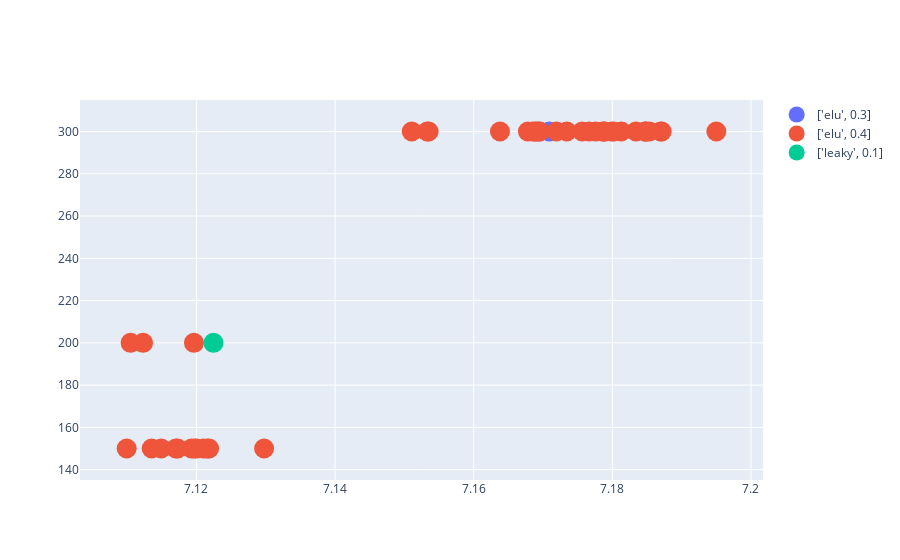

Write notebook code for a chart like this one.
### Code cell
results.results_dataframe_graph(facet='activation',att=['filters','strides','kernel_size','drop','full','fulldrop', 'activation_full','lag'], count=True, threshold=7.1)

### Figure 1 — Plotly figure (JSON) as saved in the notebook; plotly's stock layout.template omitted (floating-point values rounded to 4 significant figures)
{"data": [{"marker": {"size": 20}, "mode": "markers", "name": "['elu', 0.3]", "text": ["filters:[32]-strides:[2]-kernel_size:[9]-drop:0.2-full:[512, 256]-fulldrop:0.3-activation_full:['elu', 0.4]-lag:18-activation:['elu', 0.3]", "filters:[32]-strides:[3]-kernel_size:[9]-drop:0.3-full:[32, 16]-fulldrop:0.1-activation_full:['elu', 0.4]-lag:18-activation:['elu', 0.3]", "filters:[128]-strides:[1]-kernel_size:[7]-drop:0.2-full:[512]-fulldrop:0.2-activation_full:relu-lag:18-activation:['elu', 0.3]", "filters:[512]-strides:[2]-kernel_size:[7]-drop:0.3-full:[1024, 512]-fulldrop:0.2-activation_full:relu-lag:6-activation:['elu', 0.3]", "filters:[512]-strides:[1]-kernel_size:[9]-drop:0.5-full:[256]-fulldrop:0.0-activation_full:linear-lag:6-activation:['elu', 0.3]", "filters:[256]-strides:[2]-kernel_size:[1]-drop:0.3-full:[64, 32, 16]-fulldrop:0.0-activation_full:relu-lag:18-activation:['elu', 0.3]", "filters:[256]-strides:[1]-kernel_size:[5]-drop:0.3-full:[256, 128]-fulldrop:0.2-activation_full:['elu', 0.4]-lag:6-activation:['elu', 0.3]", "filters:[64]-strides:[1]-kernel_size:[9]-drop:0.1-full:[64, 32]-fulldrop:0.5-activation_full:['prelu', 0.0]-lag:6-activation:['elu', 0.3]", "filters:[64]-strides:[3]-kernel_size:[7]-drop:0.3-full:[1024, 512, 256]-fulldrop:0.2-activation_full:['leaky', 0.1]-lag:12-activation:['elu', 0.3]", "filters:[1024]-strides:[2]-kernel_size:[7]-drop:0.0-full:[64, 32]-fulldrop:0.4-activation_full:['prelu', 0.0]-lag:6-activation:['elu', 0.3]", "filters:[1024]-strides:[1]-kernel_size:[7]-drop:0.4-full:[32, 16]-fulldrop:0.2-activation_full:relu-lag:12-activation:['elu', 0.3]", "filters:[1024]-strides:[1]-kernel_size:[5]-drop:0.1-full:[1024, 512]-fulldrop:0.4-activation_full:['prelu', 0.0]-lag:6-activation:['elu', 0.3]"], "type": "scatter", "x": [7.171], "y": [300]}, {"marker": {"size": 20}, "mode": "markers", "name": "['elu', 0.4]", "text": ["filters:[32]-strides:[2]-kernel_size:[9]-drop:0.5-full:[512]-fulldrop:0.1-activation_full:['leaky', 0.2]-lag:18-activation:['elu', 0.4]", "filters:[32]-strides:[2]-kernel_size:[3]-drop:0.2-full:[512, 256]-fulldrop:0.2-activation_full:tanh-lag:6-activation:['elu', 0.4]", "filters:[32]-strides:[1]-kernel_size:[5]-drop:0.5-full:[256, 128]-fulldrop:0.2-activation_full:['elu', 0.4]-lag:6-activation:['elu', 0.4]", "filters:[32]-strides:[1]-kernel_size:[5]-drop:0.4-full:[256, 128]-fulldrop:0.2-activation_full:['elu', 0.4]-lag:6-activation:['elu', 0.4]", "filters:[32]-strides:[1]-kernel_size:[5]-drop:0.4-full:[256, 128]-fulldrop:0.2-activation_full:['elu', 0.3]-lag:6-activation:['elu', 0.4]", "filters:[32]-strides:[3]-kernel_size:[5]-drop:0.4-full:[128, 64]-fulldrop:0.3-activation_full:relu-lag:6-activation:['elu', 0.4]", "filters:[128]-strides:[2]-kernel_size:[5]-drop:0.4-full:[256]-fulldrop:0.3-activation_full:['leaky', 0.1]-lag:12-activation:['elu', 0.4]", "filters:[128]-strides:[1]-kernel_size:[9]-drop:0.3-full:[512, 256]-fulldrop:0.2-activation_full:['elu', 0.4]-lag:6-activation:['elu', 0.4]", "filters:[128]-strides:[1]-kernel_size:[9]-drop:0.3-full:[256, 128]-fulldrop:0.2-activation_full:['elu', 0.4]-lag:6-activation:['elu', 0.4]", "filters:[128]-strides:[1]-kernel_size:[9]-drop:0.3-full:[256, 128]-fulldrop:0.2-activation_full:['elu', 0.3]-lag:6-activation:['elu', 0.4]", "filters:[128]-strides:[1]-kernel_size:[3]-drop:0.0-full:[1024]-fulldrop:0.5-activation_full:['leaky', 0.1]-lag:12-activation:['elu', 0.4]", "filters:[128]-strides:[1]-kernel_size:[3]-drop:0.0-full:[1024]-fulldrop:0.4-activation_full:['leaky', 0.1]-lag:12-activation:['elu', 0.4]", "filters:[128]-strides:[1]-kernel_size:[7]-drop:0.4-full:[256, 128]-fulldrop:0.2-activation_full:['elu', 0.3]-lag:6-activation:['elu', 0.4]", "filters:[128]-strides:[1]-kernel_size:[7]-drop:0.3-full:[512, 256, 128]-fulldrop:0.4-activation_full:['leaky', 0.2]-lag:6-activation:['elu', 0.4]", "filters:[128]-strides:[1]-kernel_size:[7]-drop:0.3-full:[512, 256]-fulldrop:0.2-activation_full:['elu', 0.4]-lag:6-activation:['elu', 0.4]", "filters:[128]-strides:[1]-kernel_size:[7]-drop:0.3-full:[256, 128]-fulldrop:0.2-activation_full:['elu', 0.4]-lag:6-activation:['elu', 0.4]", "filters:[128]-strides:[1]-kernel_size:[7]-drop:0.3-full:[256, 128]-fulldrop:0.2-activation_full:['elu', 0.3]-lag:6-activation:['elu', 0.4]", "filters:[128]-strides:[1]-kernel_size:[1]-drop:0.2-full:[4096, 2048, 1024]-fulldrop:0.3-activation_full:hard_sigmoid-lag:6-activation:['elu', 0.4]", "filters:[128]-strides:[1]-kernel_size:[5]-drop:0.5-full:[256, 128]-fulldrop:0.2-activation_full:['elu', 0.4]-lag:6-activation:['elu', 0.4]", "filters:[128]-strides:[1]-kernel_size:[5]-drop:0.4-full:[512, 256]-fulldrop:0.2-activation_full:['elu', 0.4]-lag:6-activation:['elu', 0.4]", "filters:[128]-strides:[1]-kernel_size:[5]-drop:0.4-full:[256, 128]-fulldrop:0.2-activation_full:['elu', 0.4]-lag:18-activation:['elu', 0.4]", "filters:[128]-strides:[1]-kernel_size:[5]-drop:0.4-full:[256, 128]-fulldrop:0.2-activation_full:['elu', 0.4]-lag:6-activation:['elu', 0.4]", "filters:[128]-strides:[1]-kernel_size:[5]-drop:0.4-full:[256, 128]-fulldrop:0.2-activation_full:['elu', 0.3]-lag:6-activation:['elu', 0.4]", "filters:[128]-strides:[1]-kernel_size:[5]-drop:0.3-full:[512, 256]-fulldrop:0.2-activation_full:['elu', 0.4]-lag:6-activation:['elu', 0.4]", "filters:[128]-strides:[1]-kernel_size:[5]-drop:0.3-full:[256, 128]-fulldrop:0.2-activation_full:['elu', 0.4]-lag:6-activation:['elu', 0.4]", "filters:[128]-strides:[1]-kernel_size:[5]-drop:0.3-full:[64, 32]-fulldrop:0.2-activation_full:['elu', 0.4]-lag:6-activation:['elu', 0.4]", "filters:[128]-strides:[1]-kernel_size:[5]-drop:0.3-full:[512, 256]-fulldrop:0.2-activation_full:['elu', 0.3]-lag:6-activation:['elu', 0.4]", "filters:[128]-strides:[1]-kernel_size:[5]-drop:0.3-full:[256, 128]-fulldrop:0.2-activation_full:['elu', 0.3]-lag:6-activation:['elu', 0.4]", "filters:[128]-strides:[3]-kernel_size:[7]-drop:0.1-full:[128, 64, 32]-fulldrop:0.0-activation_full:linear-lag:12-activation:['elu', 0.4]", "filters:[128]-strides:[3]-kernel_size:[1]-drop:0.4-full:[4096, 2048, 1024]-fulldrop:0.0-activation_full:['leaky', 0.1]-lag:6-activation:['elu', 0.4]", "filters:[512]-strides:[1]-kernel_size:[1]-drop:0.5-full:[1024, 512, 256]-fulldrop:0.5-activation_full:['leaky', 0.1]-lag:6-activation:['elu', 0.4]", "filters:[512]-strides:[1]-kernel_size:[5]-drop:0.5-full:[1024]-fulldrop:0.2-activation_full:['leaky', 0.1]-lag:6-activation:['elu', 0.4]", "filters:[512]-strides:[1]-kernel_size:[5]-drop:0.2-full:[2048, 1024, 512]-fulldrop:0.0-activation_full:['leaky', 0.2]-lag:6-activation:['elu', 0.4]", "filters:[512]-strides:[1]-kernel_size:[5]-drop:0.3-full:[512, 256]-fulldrop:0.2-activation_full:['elu', 0.4]-lag:6-activation:['elu', 0.4]", "filters:[512]-strides:[1]-kernel_size:[5]-drop:0.3-full:[256, 128]-fulldrop:0.2-activation_full:['elu', 0.4]-lag:6-activation:['elu', 0.4]", "filters:[256]-strides:[2]-kernel_size:[9]-drop:0.2-full:[4096]-fulldrop:0.3-activation_full:linear-lag:18-activation:['elu', 0.4]", "filters:[256]-strides:[2]-kernel_size:[9]-drop:0.0-full:[32, 16, 8]-fulldrop:0.1-activation_full:linear-lag:6-activation:['elu', 0.4]", "filters:[256]-strides:[1]-kernel_size:[9]-drop:0.1-full:[128]-fulldrop:0.4-activation_full:['prelu', 0.0]-lag:6-activation:['elu', 0.4]", "filters:[256]-strides:[1]-kernel_size:[9]-drop:0.2-full:[1024]-fulldrop:0.3-activation_full:['leaky', 0.1]-lag:6-activation:['elu', 0.4]", "filters:[256]-strides:[1]-kernel_size:[9]-drop:0.4-full:[256, 128]-fulldrop:0.2-activation_full:['elu', 0.3]-lag:6-activation:['elu', 0.4]", "filters:[256]-strides:[1]-kernel_size:[9]-drop:0.3-full:[512, 256]-fulldrop:0.2-activation_full:['elu', 0.4]-lag:6-activation:['elu', 0.4]", "filters:[256]-strides:[1]-kernel_size:[9]-drop:0.3-full:[256, 128]-fulldrop:0.2-activation_full:['elu', 0.4]-lag:6-activation:['elu', 0.4]", "filters:[256]-strides:[1]-kernel_size:[3]-drop:0.2-full:[32]-fulldrop:0.1-activation_full:['leaky', 0.1]-lag:6-activation:['elu', 0.4]", "filters:[256]-strides:[1]-kernel_size:[3]-drop:0.2-full:[32]-fulldrop:0.4-activation_full:['leaky', 0.1]-lag:6-activation:['elu', 0.4]", "filters:[256]-strides:[1]-kernel_size:[7]-drop:0.4-full:[512]-fulldrop:0.2-activation_full:['elu', 0.3]-lag:6-activation:['elu', 0.4]", "filters:[256]-strides:[1]-kernel_size:[7]-drop:0.4-full:[256, 128]-fulldrop:0.2-activation_full:['elu', 0.3]-lag:6-activation:['elu', 0.4]", "filters:[256]-strides:[1]-kernel_size:[7]-drop:0.4-full:[256, 128]-fulldrop:0.2-activation_full:['elu', 0.3]-lag:12-activation:['elu', 0.4]", "filters:[256]-strides:[1]-kernel_size:[7]-drop:0.3-full:[512, 256]-fulldrop:0.2-activation_full:['elu', 0.4]-lag:6-activation:['elu', 0.4]", "filters:[256]-strides:[1]-kernel_size:[7]-drop:0.3-full:[256, 128]-fulldrop:0.2-activation_full:['elu', 0.4]-lag:6-activation:['elu', 0.4]", "filters:[256]-strides:[1]-kernel_size:[7]-drop:0.3-full:[256, 128]-fulldrop:0.2-activation_full:['elu', 0.3]-lag:6-activation:['elu', 0.4]", "filters:[256]-strides:[1]-kernel_size:[1]-drop:0.4-full:[256, 128]-fulldrop:0.2-activation_full:['elu', 0.3]-lag:6-activation:['elu', 0.4]", "filters:[256]-strides:[1]-kernel_size:[5]-drop:0.5-full:[256, 128]-fulldrop:0.2-activation_full:['elu', 0.4]-lag:6-activation:['elu', 0.4]", "filters:[256]-strides:[1]-kernel_size:[5]-drop:0.4-full:[512, 256]-fulldrop:0.2-activation_full:['elu', 0.4]-lag:6-activation:['elu', 0.4]", "filters:[256]-strides:[1]-kernel_size:[5]-drop:0.4-full:[256, 128]-fulldrop:0.2-activation_full:['elu', 0.4]-lag:18-activation:['elu', 0.4]", "filters:[256]-strides:[1]-kernel_size:[5]-drop:0.4-full:[256, 128]-fulldrop:0.2-activation_full:['elu', 0.4]-lag:6-activation:['elu', 0.4]", "filters:[256]-strides:[1]-kernel_size:[5]-drop:0.4-full:[256, 128]-fulldrop:0.2-activation_full:['elu', 0.3]-lag:6-activation:['elu', 0.4]", "filters:[256]-strides:[1]-kernel_size:[5]-drop:0.3-full:[512, 256]-fulldrop:0.2-activation_full:['elu', 0.4]-lag:6-activation:['elu', 0.4]", "filters:[256]-strides:[1]-kernel_size:[5]-drop:0.3-full:[1024, 512, 256]-fulldrop:0.2-activation_full:['elu', 0.4]-lag:6-activation:['elu', 0.4]", "filters:[256]-strides:[1]-kernel_size:[5]-drop:0.3-full:[128, 64, 32]-fulldrop:0.2-activation_full:['elu', 0.4]-lag:6-activation:['elu', 0.4]", "filters:[256]-strides:[1]-kernel_size:[5]-drop:0.3-full:[256, 128]-fulldrop:0.1-activation_full:['elu', 0.4]-lag:6-activation:['elu', 0.4]", "filters:[256]-strides:[1]-kernel_size:[5]-drop:0.3-full:[256, 128]-fulldrop:0.0-activation_full:['elu', 0.4]-lag:6-activation:['elu', 0.4]", "filters:[256]-strides:[1]-kernel_size:[5]-drop:0.3-full:[256, 128]-fulldrop:0.3-activation_full:['elu', 0.4]-lag:6-activation:['elu', 0.4]", "filters:[256]-strides:[1]-kernel_size:[5]-drop:0.3-full:[256, 128]-fulldrop:0.2-activation_full:['elu', 0.4]-lag:6-activation:['elu', 0.4]", "filters:[256]-strides:[1]-kernel_size:[5]-drop:0.3-full:[256, 128]-fulldrop:0.5-activation_full:['elu', 0.4]-lag:6-activation:['elu', 0.4]", "filters:[256]-strides:[1]-kernel_size:[5]-drop:0.3-full:[2048, 1024, 512]-fulldrop:0.2-activation_full:['elu', 0.4]-lag:6-activation:['elu', 0.4]", "filters:[256]-strides:[1]-kernel_size:[5]-drop:0.3-full:[64, 32, 16]-fulldrop:0.2-activation_full:['elu', 0.4]-lag:6-activation:['elu', 0.4]", "filters:[256]-strides:[1]-kernel_size:[5]-drop:0.3-full:[4096, 2048]-fulldrop:0.2-activation_full:['elu', 0.4]-lag:6-activation:['elu', 0.4]", "filters:[256]-strides:[1]-kernel_size:[5]-drop:0.3-full:[32, 16, 8]-fulldrop:0.2-activation_full:['elu', 0.4]-lag:6-activation:['elu', 0.4]", "filters:[256]-strides:[1]-kernel_size:[5]-drop:0.3-full:[512, 256, 128]-fulldrop:0.2-activation_full:['elu', 0.4]-lag:6-activation:['elu', 0.4]", "filters:[256]-strides:[1]-kernel_size:[5]-drop:0.3-full:[4096, 2048, 1024]-fulldrop:0.2-activation_full:['elu', 0.4]-lag:6-activation:['elu', 0.4]", "filters:[256]-strides:[1]-kernel_size:[5]-drop:0.3-full:[256, 128, 64]-fulldrop:0.2-activation_full:['elu', 0.4]-lag:6-activation:['elu', 0.4]", "filters:[256]-strides:[1]-kernel_size:[5]-drop:0.3-full:[512, 256]-fulldrop:0.2-activation_full:['elu', 0.3]-lag:6-activation:['elu', 0.4]", "filters:[256]-strides:[1]-kernel_size:[5]-drop:0.3-full:[256, 128]-fulldrop:0.2-activation_full:['elu', 0.3]-lag:6-activation:['elu', 0.4]", "filters:[256]-strides:[1]-kernel_size:[5]-drop:0.3-full:[256, 128]-fulldrop:0.2-activation_full:linear-lag:6-activation:['elu', 0.4]", "filters:[256]-strides:[3]-kernel_size:[3]-drop:0.5-full:[128, 64, 32]-fulldrop:0.3-activation_full:linear-lag:6-activation:['elu', 0.4]", "filters:[64]-strides:[1]-kernel_size:[5]-drop:0.3-full:[256, 128]-fulldrop:0.2-activation_full:['elu', 0.4]-lag:6-activation:['elu', 0.4]", "filters:[1024]-strides:[1]-kernel_size:[9]-drop:0.2-full:[512, 256]-fulldrop:0.1-activation_full:['elu', 0.4]-lag:12-activation:['elu', 0.4]", "filters:[1024]-strides:[1]-kernel_size:[5]-drop:0.5-full:[256, 128]-fulldrop:0.2-activation_full:['elu', 0.4]-lag:6-activation:['elu', 0.4]", "filters:[1024]-strides:[1]-kernel_size:[5]-drop:0.4-full:[256, 128, 64]-fulldrop:0.3-activation_full:['elu', 0.3]-lag:18-activation:['elu', 0.4]", "filters:[1024]-strides:[1]-kernel_size:[5]-drop:0.3-full:[256, 128]-fulldrop:0.2-activation_full:['elu', 0.4]-lag:6-activation:['elu', 0.4]", "filters:[1024]-strides:[1]-kernel_size:[5]-drop:0.0-full:[2048, 1024, 512]-fulldrop:0.2-activation_full:['elu', 0.3]-lag:18-activation:['elu', 0.4]", "filters:[16]-strides:[1]-kernel_size:[5]-drop:0.5-full:[256, 128]-fulldrop:0.2-activation_full:['elu', 0.4]-lag:6-activation:['elu', 0.4]", "filters:[16]-strides:[1]-kernel_size:[5]-drop:0.4-full:[256, 128]-fulldrop:0.2-activation_full:['elu', 0.4]-lag:6-activation:['elu', 0.4]"], "type": "scatter", "x": [7.13, 7.18, 7.121, 7.173, 7.187, 7.181, 7.117, 7.12, 7.187, 7.185, 7.179, 7.195, 7.185, 7.119, 7.18, 7.11, 7.17, 7.153, 7.172, 7.178, 7.122, 7.168, 7.169, 7.12, 7.122, 7.12, 7.115, 7.177, 7.185, 7.183, 7.176, 7.185, 7.151, 7.169, 7.164, 7.179, 7.112, 7.111, 7.169, 7.169, 7.114, 7.117, 7.179, 7.153], "y": [150, 300, 150, 300, 300, 300, 150, 150, 300, 300, 300, 300, 300, 150, 300, 150, 300, 300, 300, 300, 150, 300, 300, 200, 150, 150, 150, 300, 300, 300, 300, 300, 300, 300, 300, 300, 200, 200, 300, 300, 150, 150, 300, 300]}, {"marker": {"size": 20}, "mode": "markers", "name": "['leaky', 0.1]", "text": ["filters:[32]-strides:[2]-kernel_size:[7]-drop:0.2-full:[2048]-fulldrop:0.5-activation_full:hard_sigmoid-lag:18-activation:['leaky', 0.1]", "filters:[32]-strides:[1]-kernel_size:[7]-drop:0.4-full:[128, 64, 32]-fulldrop:0.1-activation_full:hard_sigmoid-lag:6-activation:['leaky', 0.1]", "filters:[32]-strides:[1]-kernel_size:[1]-drop:0.5-full:[4096]-fulldrop:0.3-activation_full:['prelu', 0.0]-lag:6-activation:['leaky', 0.1]", "filters:[32]-strides:[3]-kernel_size:[3]-drop:0.2-full:[512]-fulldrop:0.3-activation_full:['prelu', 0.0]-lag:12-activation:['leaky', 0.1]", "filters:[32]-strides:[3]-kernel_size:[7]-drop:0.0-full:[256]-fulldrop:0.4-activation_full:hard_sigmoid-lag:12-activation:['leaky', 0.1]", "filters:[128]-strides:[2]-kernel_size:[5]-drop:0.3-full:[32]-fulldrop:0.3-activation_full:['prelu', 0.0]-lag:6-activation:['leaky', 0.1]", "filters:[128]-strides:[1]-kernel_size:[3]-drop:0.1-full:[2048, 1024]-fulldrop:0.2-activation_full:['elu', 0.4]-lag:18-activation:['leaky', 0.1]", "filters:[512]-strides:[1]-kernel_size:[9]-drop:0.5-full:[1024]-fulldrop:0.3-activation_full:hard_sigmoid-lag:12-activation:['leaky', 0.1]", "filters:[512]-strides:[3]-kernel_size:[3]-drop:0.5-full:[2048, 1024, 512]-fulldrop:0.2-activation_full:hard_sigmoid-lag:18-activation:['leaky', 0.1]", "filters:[512]-strides:[3]-kernel_size:[7]-drop:0.3-full:[128, 64, 32]-fulldrop:0.1-activation_full:['leaky', 0.2]-lag:18-activation:['leaky', 0.1]", "filters:[512]-strides:[3]-kernel_size:[5]-drop:0.0-full:[128, 64, 32]-fulldrop:0.4-activation_full:hard_sigmoid-lag:12-activation:['leaky', 0.1]", "filters:[256]-strides:[1]-kernel_size:[9]-drop:0.1-full:[32]-fulldrop:0.4-activation_full:['leaky', 0.1]-lag:6-activation:['leaky', 0.1]", "filters:[256]-strides:[1]-kernel_size:[9]-drop:0.1-full:[128]-fulldrop:0.5-activation_full:['leaky', 0.1]-lag:6-activation:['leaky', 0.1]", "filters:[256]-strides:[1]-kernel_size:[9]-drop:0.1-full:[128]-fulldrop:0.4-activation_full:['leaky', 0.1]-lag:6-activation:['leaky', 0.1]", "filters:[256]-strides:[1]-kernel_size:[9]-drop:0.1-full:[128]-fulldrop:0.4-activation_full:['elu', 0.3]-lag:12-activation:['leaky', 0.1]", "filters:[256]-strides:[1]-kernel_size:[9]-drop:0.1-full:[128]-fulldrop:0.4-activation_full:relu-lag:6-activation:['leaky', 0.1]", "filters:[256]-strides:[1]-kernel_size:[9]-drop:0.1-full:[256]-fulldrop:0.4-activation_full:['prelu', 0.0]-lag:6-activation:['leaky', 0.1]", "filters:[256]-strides:[1]-kernel_size:[9]-drop:0.1-full:[128]-fulldrop:0.3-activation_full:['prelu', 0.0]-lag:6-activation:['leaky', 0.1]", "filters:[256]-strides:[1]-kernel_size:[9]-drop:0.1-full:[128]-fulldrop:0.3-activation_full:['prelu', 0.0]-lag:12-activation:['leaky', 0.1]", "filters:[256]-strides:[1]-kernel_size:[9]-drop:0.1-full:[128]-fulldrop:0.4-activation_full:['prelu', 0.0]-lag:6-activation:['leaky', 0.1]", "filters:[256]-strides:[1]-kernel_size:[9]-drop:0.1-full:[128]-fulldrop:0.4-activation_full:['prelu', 0.0]-lag:12-activation:['leaky', 0.1]", "filters:[256]-strides:[1]-kernel_size:[9]-drop:0.3-full:[1024]-fulldrop:0.4-activation_full:['leaky', 0.2]-lag:6-activation:['leaky', 0.1]", "filters:[256]-strides:[1]-kernel_size:[3]-drop:0.1-full:[128]-fulldrop:0.4-activation_full:relu-lag:6-activation:['leaky', 0.1]", "filters:[256]-strides:[1]-kernel_size:[7]-drop:0.1-full:[128]-fulldrop:0.4-activation_full:['prelu', 0.0]-lag:6-activation:['leaky', 0.1]", "filters:[256]-strides:[1]-kernel_size:[5]-drop:0.1-full:[128]-fulldrop:0.4-activation_full:['prelu', 0.0]-lag:6-activation:['leaky', 0.1]", "filters:[64]-strides:[2]-kernel_size:[9]-drop:0.5-full:[128]-fulldrop:0.5-activation_full:relu-lag:12-activation:['leaky', 0.1]", "filters:[64]-strides:[3]-kernel_size:[5]-drop:0.3-full:[64, 32]-fulldrop:0.3-activation_full:['elu', 0.3]-lag:6-activation:['leaky', 0.1]", "filters:[1024]-strides:[1]-kernel_size:[7]-drop:0.5-full:[32, 16]-fulldrop:0.4-activation_full:hard_sigmoid-lag:12-activation:['leaky', 0.1]", "filters:[1024]-strides:[3]-kernel_size:[9]-drop:0.5-full:[64]-fulldrop:0.1-activation_full:relu-lag:12-activation:['leaky', 0.1]", "filters:[16]-strides:[2]-kernel_size:[5]-drop:0.0-full:[512, 256, 128]-fulldrop:0.4-activation_full:['elu', 0.4]-lag:12-activation:['leaky', 0.1]"], "type": "scatter", "x": [7.122], "y": [200]}, {"marker": {"size": 20}, "mode": "markers", "name": "['leaky', 0.2]", "text": ["filters:[32]-strides:[2]-kernel_size:[7]-drop:0.1-full:[128, 64, 32]-fulldrop:0.1-activation_full:relu-lag:12-activation:['leaky', 0.2]", "filters:[32]-strides:[2]-kernel_size:[1]-drop:0.5-full:[256, 128]-fulldrop:0.1-activation_full:relu-lag:12-activation:['leaky', 0.2]", "filters:[32]-strides:[3]-kernel_size:[3]-drop:0.4-full:[2048, 1024, 512]-fulldrop:0.2-activation_full:linear-lag:12-activation:['leaky', 0.2]", "filters:[32]-strides:[3]-kernel_size:[7]-drop:0.5-full:[128, 64]-fulldrop:0.5-activation_full:relu-lag:6-activation:['leaky', 0.2]", "filters:[32]-strides:[3]-kernel_size:[1]-drop:0.2-full:[64, 32, 16]-fulldrop:0.4-activation_full:linear-lag:6-activation:['leaky', 0.2]", "filters:[32]-strides:[3]-kernel_size:[5]-drop:0.2-full:[128, 64, 32]-fulldrop:0.5-activation_full:['leaky', 0.2]-lag:18-activation:['leaky', 0.2]", "filters:[128]-strides:[1]-kernel_size:[3]-drop:0.4-full:[32, 16, 8]-fulldrop:0.1-activation_full:hard_sigmoid-lag:18-activation:['leaky', 0.2]", "filters:[128]-strides:[3]-kernel_size:[9]-drop:0.3-full:[256, 128]-fulldrop:0.2-activation_full:['leaky', 0.1]-lag:12-activation:['leaky', 0.2]", "filters:[128]-strides:[3]-kernel_size:[7]-drop:0.3-full:[512, 256, 128]-fulldrop:0.1-activation_full:relu-lag:6-activation:['leaky', 0.2]", "filters:[128]-strides:[3]-kernel_size:[5]-drop:0.3-full:[2048]-fulldrop:0.1-activation_full:['leaky', 0.1]-lag:6-activation:['leaky', 0.2]", "filters:[256]-strides:[2]-kernel_size:[1]-drop:0.2-full:[2048, 1024, 512]-fulldrop:0.3-activation_full:linear-lag:18-activation:['leaky', 0.2]", "filters:[256]-strides:[1]-kernel_size:[9]-drop:0.1-full:[128]-fulldrop:0.4-activation_full:['prelu', 0.0]-lag:6-activation:['leaky', 0.2]", "filters:[64]-strides:[3]-kernel_size:[7]-drop:0.1-full:[1024, 512]-fulldrop:0.0-activation_full:linear-lag:12-activation:['leaky', 0.2]", "filters:[1024]-strides:[1]-kernel_size:[9]-drop:0.2-full:[256, 128, 64]-fulldrop:0.5-activation_full:hard_sigmoid-lag:18-activation:['leaky', 0.2]", "filters:[1024]-strides:[1]-kernel_size:[5]-drop:0.3-full:[2048, 1024]-fulldrop:0.0-activation_full:['leaky', 0.2]-lag:12-activation:['leaky', 0.2]", "filters:[1024]-strides:[3]-kernel_size:[5]-drop:0.1-full:[64, 32]-fulldrop:0.1-activation_full:['leaky', 0.1]-lag:6-activation:['leaky', 0.2]", "filters:[1024]-strides:[3]-kernel_size:[5]-drop:0.1-full:[4096]-fulldrop:0.5-activation_full:['prelu', 0.0]-lag:6-activation:['leaky', 0.2]", "filters:[16]-strides:[1]-kernel_size:[9]-drop:0.5-full:[2048, 1024, 512]-fulldrop:0.4-activation_full:['leaky', 0.1]-lag:6-activation:['leaky', 0.2]"], "type": "scatter", "x": [], "y": []}, {"marker": {"size": 20}, "mode": "markers", "name": "['prelu', 0.0]", "text": ["filters:[32]-strides:[2]-kernel_size:[7]-drop:0.2-full:[32]-fulldrop:0.1-activation_full:['elu', 0.4]-lag:6-activation:['prelu', 0.0]", "filters:[32]-strides:[1]-kernel_size:[1]-drop:0.2-full:[64]-fulldrop:0.2-activation_full:['leaky', 0.1]-lag:18-activation:['prelu', 0.0]", "filters:[32]-strides:[3]-kernel_size:[5]-drop:0.4-full:[32]-fulldrop:0.4-activation_full:['prelu', 0.0]-lag:6-activation:['prelu', 0.0]", "filters:[128]-strides:[1]-kernel_size:[7]-drop:0.0-full:[512]-fulldrop:0.4-activation_full:['leaky', 0.2]-lag:6-activation:['prelu', 0.0]", "filters:[128]-strides:[3]-kernel_size:[5]-drop:0.2-full:[32, 16]-fulldrop:0.3-activation_full:['prelu', 0.0]-lag:18-activation:['prelu', 0.0]", "filters:[512]-strides:[2]-kernel_size:[5]-drop:0.4-full:[1024, 512]-fulldrop:0.3-activation_full:['elu', 0.4]-lag:18-activation:['prelu', 0.0]", "filters:[512]-strides:[1]-kernel_size:[9]-drop:0.1-full:[4096]-fulldrop:0.4-activation_full:['leaky', 0.1]-lag:6-activation:['prelu', 0.0]", "filters:[512]-strides:[1]-kernel_size:[3]-drop:0.4-full:[2048, 1024]-fulldrop:0.0-activation_full:['leaky', 0.2]-lag:12-activation:['prelu', 0.0]", "filters:[512]-strides:[1]-kernel_size:[7]-drop:0.5-full:[512]-fulldrop:0.4-activation_full:['leaky', 0.2]-lag:6-activation:['prelu', 0.0]", "filters:[512]-strides:[1]-kernel_size:[7]-drop:0.2-full:[512]-fulldrop:0.4-activation_full:['leaky', 0.2]-lag:6-activation:['prelu', 0.0]", "filters:[512]-strides:[1]-kernel_size:[7]-drop:0.4-full:[512]-fulldrop:0.4-activation_full:['leaky', 0.2]-lag:6-activation:['prelu', 0.0]", "filters:[512]-strides:[1]-kernel_size:[7]-drop:0.3-full:[512]-fulldrop:0.4-activation_full:['leaky', 0.2]-lag:6-activation:['prelu', 0.0]", "filters:[512]-strides:[1]-kernel_size:[1]-drop:0.0-full:[64]-fulldrop:0.1-activation_full:['leaky', 0.1]-lag:6-activation:['prelu', 0.0]", "filters:[256]-strides:[3]-kernel_size:[9]-drop:0.1-full:[1024, 512, 256]-fulldrop:0.0-activation_full:['leaky', 0.1]-lag:18-activation:['prelu', 0.0]", "filters:[64]-strides:[2]-kernel_size:[7]-drop:0.2-full:[512, 256]-fulldrop:0.4-activation_full:linear-lag:18-activation:['prelu', 0.0]", "filters:[64]-strides:[1]-kernel_size:[3]-drop:0.2-full:[128, 64]-fulldrop:0.5-activation_full:['leaky', 0.2]-lag:6-activation:['prelu', 0.0]", "filters:[64]-strides:[3]-kernel_size:[1]-drop:0.2-full:[256]-fulldrop:0.3-activation_full:['leaky', 0.1]-lag:18-activation:['prelu', 0.0]", "filters:[1024]-strides:[2]-kernel_size:[3]-drop:0.5-full:[1024, 512]-fulldrop:0.0-activation_full:relu-lag:6-activation:['prelu', 0.0]", "filters:[1024]-strides:[2]-kernel_size:[1]-drop:0.4-full:[32, 16]-fulldrop:0.4-activation_full:['leaky', 0.2]-lag:18-activation:['prelu', 0.0]", "filters:[1024]-strides:[1]-kernel_size:[3]-drop:0.2-full:[256, 128, 64]-fulldrop:0.5-activation_full:['elu', 0.4]-lag:18-activation:['prelu', 0.0]", "filters:[1024]-strides:[1]-kernel_size:[7]-drop:0.3-full:[64, 32, 16]-fulldrop:0.0-activation_full:['leaky', 0.1]-lag:6-activation:['prelu', 0.0]", "filters:[16]-strides:[2]-kernel_size:[9]-drop:0.3-full:[4096, 2048, 1024]-fulldrop:0.0-activation_full:['prelu', 0.0]-lag:18-activation:['prelu', 0.0]", "filters:[16]-strides:[3]-kernel_size:[1]-drop:0.3-full:[64, 32]-fulldrop:0.4-activation_full:relu-lag:12-activation:['prelu', 0.0]"], "type": "scatter", "x": [], "y": []}, {"marker": {"size": 20}, "mode": "markers", "name": "hard_sigmoid", "text": ["filters:[32]-strides:[2]-kernel_size:[9]-drop:0.1-full:[2048]-fulldrop:0.0-activation_full:['leaky', 0.1]-lag:18-activation:hard_sigmoid", "filters:[128]-strides:[2]-kernel_size:[9]-drop:0.1-full:[256]-fulldrop:0.0-activation_full:['elu', 0.3]-lag:18-activation:hard_sigmoid", "filters:[128]-strides:[1]-kernel_size:[5]-drop:0.3-full:[128, 64]-fulldrop:0.0-activation_full:tanh-lag:12-activation:hard_sigmoid", "filters:[512]-strides:[2]-kernel_size:[3]-drop:0.1-full:[2048]-fulldrop:0.0-activation_full:['elu', 0.3]-lag:6-activation:hard_sigmoid", "filters:[512]-strides:[1]-kernel_size:[9]-drop:0.5-full:[128, 64, 32]-fulldrop:0.5-activation_full:linear-lag:6-activation:hard_sigmoid", "filters:[512]-strides:[1]-kernel_size:[3]-drop:0.5-full:[4096, 2048]-fulldrop:0.5-activation_full:['elu', 0.3]-lag:12-activation:hard_sigmoid", "filters:[256]-strides:[2]-kernel_size:[7]-drop:0.1-full:[4096, 2048, 1024]-fulldrop:0.2-activation_full:['elu', 0.4]-lag:6-activation:hard_sigmoid", "filters:[1024]-strides:[3]-kernel_size:[5]-drop:0.3-full:[2048, 1024]-fulldrop:0.2-activation_full:relu-lag:12-activation:hard_sigmoid", "filters:[16]-strides:[1]-kernel_size:[5]-drop:0.5-full:[128, 64]-fulldrop:0.4-activation_full:hard_sigmoid-lag:6-activation:hard_sigmoid", "filters:[16]-strides:[3]-kernel_size:[1]-drop:0.4-full:[128, 64]-fulldrop:0.3-activation_full:['leaky', 0.1]-lag:18-activation:hard_sigmoid"], "type": "scatter", "x": [], "y": []}, {"marker": {"size": 20}, "mode": "markers", "name": "linear", "text": ["filters:[32]-strides:[2]-kernel_size:[3]-drop:0.1-full:[1024, 512, 256]-fulldrop:0.1-activation_full:['elu', 0.3]-lag:18-activation:linear", "filters:[32]-strides:[1]-kernel_size:[7]-drop:0.5-full:[64]-fulldrop:0.1-activation_full:relu-lag:12-activation:linear", "filters:[32]-strides:[1]-kernel_size:[7]-drop:0.4-full:[1024, 512]-fulldrop:0.2-activation_full:relu-lag:6-activation:linear", "filters:[128]-strides:[1]-kernel_size:[9]-drop:0.3-full:[1024]-fulldrop:0.2-activation_full:['leaky', 0.2]-lag:18-activation:linear", "filters:[128]-strides:[1]-kernel_size:[5]-drop:0.0-full:[2048, 1024]-fulldrop:0.3-activation_full:['prelu', 0.0]-lag:12-activation:linear", "filters:[512]-strides:[1]-kernel_size:[7]-drop:0.4-full:[1024]-fulldrop:0.2-activation_full:relu-lag:6-activation:linear", "filters:[512]-strides:[1]-kernel_size:[7]-drop:0.4-full:[256]-fulldrop:0.2-activation_full:relu-lag:6-activation:linear", "filters:[512]-strides:[1]-kernel_size:[5]-drop:0.0-full:[64]-fulldrop:0.3-activation_full:linear-lag:6-activation:linear", "filters:[512]-strides:[3]-kernel_size:[3]-drop:0.5-full:[128, 64, 32]-fulldrop:0.5-activation_full:relu-lag:12-activation:linear", "filters:[512]-strides:[3]-kernel_size:[3]-drop:0.2-full:[2048, 1024, 512]-fulldrop:0.2-activation_full:linear-lag:12-activation:linear", "filters:[512]-strides:[3]-kernel_size:[7]-drop:0.2-full:[4096, 2048]-fulldrop:0.4-activation_full:hard_sigmoid-lag:12-activation:linear", "filters:[256]-strides:[3]-kernel_size:[3]-drop:0.2-full:[256, 128, 64]-fulldrop:0.4-activation_full:['leaky', 0.1]-lag:18-activation:linear", "filters:[256]-strides:[3]-kernel_size:[7]-drop:0.2-full:[1024]-fulldrop:0.2-activation_full:['elu', 0.3]-lag:6-activation:linear", "filters:[64]-strides:[3]-kernel_size:[9]-drop:0.0-full:[32, 16, 8]-fulldrop:0.2-activation_full:['leaky', 0.2]-lag:18-activation:linear", "filters:[64]-strides:[3]-kernel_size:[7]-drop:0.4-full:[2048, 1024, 512]-fulldrop:0.1-activation_full:['leaky', 0.1]-lag:12-activation:linear", "filters:[1024]-strides:[3]-kernel_size:[3]-drop:0.1-full:[512]-fulldrop:0.0-activation_full:['elu', 0.4]-lag:12-activation:linear", "filters:[16]-strides:[2]-kernel_size:[3]-drop:0.5-full:[64, 32, 16]-fulldrop:0.3-activation_full:relu-lag:6-activation:linear", "filters:[16]-strides:[1]-kernel_size:[9]-drop:0.4-full:[32, 16]-fulldrop:0.0-activation_full:['prelu', 0.0]-lag:6-activation:linear"], "type": "scatter", "x": [], "y": []}, {"marker": {"size": 20}, "mode": "markers", "name": "relu", "text": ["filters:[32]-strides:[1]-kernel_size:[1]-drop:0.5-full:[1024]-fulldrop:0.0-activation_full:['elu', 0.3]-lag:18-activation:relu", "filters:[128]-strides:[2]-kernel_size:[3]-drop:0.0-full:[4096, 2048]-fulldrop:0.1-activation_full:['leaky', 0.2]-lag:18-activation:relu", "filters:[128]-strides:[1]-kernel_size:[1]-drop:0.2-full:[512, 256]-fulldrop:0.5-activation_full:['elu', 0.3]-lag:18-activation:relu", "filters:[512]-strides:[3]-kernel_size:[5]-drop:0.0-full:[256]-fulldrop:0.4-activation_full:['leaky', 0.1]-lag:12-activation:relu", "filters:[256]-strides:[1]-kernel_size:[7]-drop:0.4-full:[1024, 512, 256]-fulldrop:0.2-activation_full:['elu', 0.4]-lag:18-activation:relu", "filters:[256]-strides:[1]-kernel_size:[5]-drop:0.4-full:[1024, 512, 256]-fulldrop:0.3-activation_full:['leaky', 0.2]-lag:12-activation:relu", "filters:[256]-strides:[1]-kernel_size:[5]-drop:0.3-full:[1024, 512, 256]-fulldrop:0.2-activation_full:['elu', 0.4]-lag:6-activation:relu", "filters:[256]-strides:[1]-kernel_size:[5]-drop:0.3-full:[256, 128]-fulldrop:0.2-activation_full:['elu', 0.4]-lag:6-activation:relu", "filters:[256]-strides:[3]-kernel_size:[9]-drop:0.4-full:[1024, 512]-fulldrop:0.1-activation_full:hard_sigmoid-lag:18-activation:relu", "filters:[256]-strides:[3]-kernel_size:[3]-drop:0.0-full:[1024, 512, 256]-fulldrop:0.3-activation_full:linear-lag:18-activation:relu", "filters:[64]-strides:[2]-kernel_size:[7]-drop:0.0-full:[4096, 2048, 1024]-fulldrop:0.0-activation_full:['prelu', 0.0]-lag:18-activation:relu", "filters:[64]-strides:[2]-kernel_size:[1]-drop:0.5-full:[4096, 2048, 1024]-fulldrop:0.5-activation_full:['leaky', 0.2]-lag:18-activation:relu", "filters:[64]-strides:[1]-kernel_size:[9]-drop:0.4-full:[2048]-fulldrop:0.3-activation_full:['elu', 0.3]-lag:6-activation:relu", "filters:[64]-strides:[1]-kernel_size:[7]-drop:0.5-full:[64, 32, 16]-fulldrop:0.1-activation_full:relu-lag:6-activation:relu", "filters:[64]-strides:[1]-kernel_size:[1]-drop:0.1-full:[256, 128]-fulldrop:0.3-activation_full:['prelu', 0.0]-lag:6-activation:relu", "filters:[64]-strides:[3]-kernel_size:[1]-drop:0.2-full:[1024, 512, 256]-fulldrop:0.3-activation_full:linear-lag:12-activation:relu", "filters:[1024]-strides:[2]-kernel_size:[3]-drop:0.0-full:[512, 256]-fulldrop:0.1-activation_full:['elu', 0.3]-lag:18-activation:relu", "filters:[1024]-strides:[1]-kernel_size:[3]-drop:0.4-full:[32, 16, 8]-fulldrop:0.5-activation_full:['elu', 0.4]-lag:18-activation:relu", "filters:[16]-strides:[3]-kernel_size:[3]-drop:0.2-full:[512, 256, 128]-fulldrop:0.3-activation_full:['prelu', 0.0]-lag:6-activation:relu", "filters:[16]-strides:[3]-kernel_size:[5]-drop:0.1-full:[256, 128, 64]-fulldrop:0.2-activation_full:linear-lag:18-activation:relu"], "type": "scatter", "x": [], "y": []}, {"marker": {"size": 20}, "mode": "markers", "name": "tanh", "text": ["filters:[128]-strides:[2]-kernel_size:[5]-drop:0.4-full:[2048]-fulldrop:0.5-activation_full:['prelu', 0.0]-lag:12-activation:tanh", "filters:[64]-strides:[2]-kernel_size:[5]-drop:0.1-full:[512, 256]-fulldrop:0.0-activation_full:['elu', 0.3]-lag:6-activation:tanh"], "type": "scatter", "x": [], "y": []}], "layout": {}}
